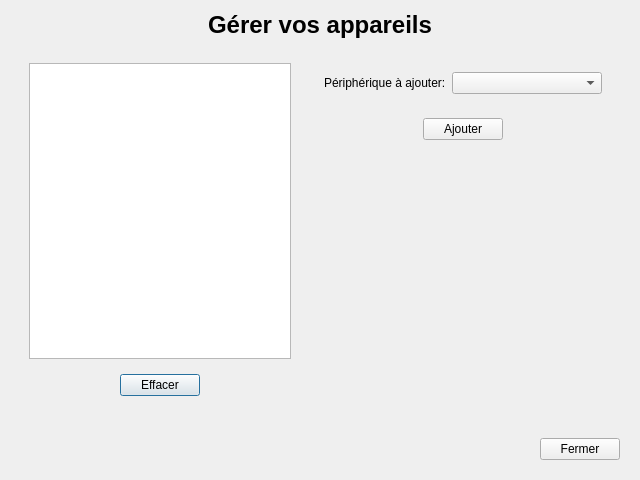
<?xml version="1.0" encoding="UTF-8"?>
<ui version="4.0">
 <class>FenetreGererAppareils</class>
 <widget class="QDialog" name="FenetreGererAppareils">
  <property name="geometry">
   <rect>
    <x>0</x>
    <y>0</y>
    <width>640</width>
    <height>480</height>
   </rect>
  </property>
  <property name="windowTitle">
   <string>Gérer les appareils</string>
  </property>
  <layout class="QVBoxLayout" name="verticalLayout_3">
   <item>
    <widget class="QLabel" name="labelTitre">
     <property name="text">
      <string>&lt;!DOCTYPE HTML PUBLIC &quot;-//W3C//DTD HTML 4.0//EN&quot; &quot;http://www.w3.org/TR/REC-html40/strict.dtd&quot;&gt;
&lt;html&gt;&lt;head&gt;&lt;meta name=&quot;qrichtext&quot; content=&quot;1&quot; /&gt;&lt;style type=&quot;text/css&quot;&gt;
p, li { white-space: pre-wrap; }
&lt;/style&gt;&lt;/head&gt;&lt;body style=&quot; font-family:'Ubuntu'; font-size:11pt; font-weight:400; font-style:normal;&quot;&gt;
&lt;p style=&quot; margin-top:0px; margin-bottom:0px; margin-left:0px; margin-right:0px; -qt-block-indent:0; text-indent:0px;&quot;&gt;&lt;span style=&quot; font-family:'Droid Sans'; font-size:18pt; font-weight:600;&quot;&gt;Gérer vos appareils&lt;/span&gt;&lt;/p&gt;&lt;/body&gt;&lt;/html&gt;</string>
     </property>
     <property name="alignment">
      <set>Qt::AlignCenter</set>
     </property>
    </widget>
   </item>
   <item>
    <widget class="QWidget" name="conteneurCentre" native="true">
     <layout class="QHBoxLayout" name="horizontalLayout_5">
      <item>
       <widget class="QWidget" name="conteneurListe" native="true">
        <layout class="QVBoxLayout" name="verticalLayout">
         <item>
          <widget class="QListWidget" name="listWidget"/>
         </item>
         <item>
          <widget class="QWidget" name="conteneurBoutonsListe" native="true">
           <layout class="QHBoxLayout" name="horizontalLayout_2">
            <item>
             <spacer name="horizontalSpacer_2">
              <property name="orientation">
               <enum>Qt::Horizontal</enum>
              </property>
              <property name="sizeHint" stdset="0">
               <size>
                <width>40</width>
                <height>20</height>
               </size>
              </property>
             </spacer>
            </item>
            <item>
             <widget class="QPushButton" name="boutonEffacer">
              <property name="text">
               <string>Effacer</string>
              </property>
             </widget>
            </item>
            <item>
             <spacer name="horizontalSpacer_3">
              <property name="orientation">
               <enum>Qt::Horizontal</enum>
              </property>
              <property name="sizeHint" stdset="0">
               <size>
                <width>40</width>
                <height>20</height>
               </size>
              </property>
             </spacer>
            </item>
           </layout>
          </widget>
         </item>
        </layout>
       </widget>
      </item>
      <item>
       <widget class="QWidget" name="conteneurAjout" native="true">
        <layout class="QVBoxLayout" name="verticalLayout_2">
         <item>
          <widget class="QWidget" name="conteneurLigneAjout" native="true">
           <layout class="QHBoxLayout" name="horizontalLayout_3">
            <item>
             <widget class="QLabel" name="labelPeripheriques">
              <property name="text">
               <string>Périphérique à ajouter:</string>
              </property>
             </widget>
            </item>
            <item>
             <widget class="QComboBox" name="comboBox">
              <property name="minimumSize">
               <size>
                <width>150</width>
                <height>0</height>
               </size>
              </property>
              <property name="maximumSize">
               <size>
                <width>150</width>
                <height>16777215</height>
               </size>
              </property>
             </widget>
            </item>
           </layout>
          </widget>
         </item>
         <item>
          <widget class="QWidget" name="conteneurBoutonAjouter" native="true">
           <layout class="QHBoxLayout" name="horizontalLayout_4">
            <item>
             <spacer name="horizontalSpacer_4">
              <property name="orientation">
               <enum>Qt::Horizontal</enum>
              </property>
              <property name="sizeHint" stdset="0">
               <size>
                <width>40</width>
                <height>20</height>
               </size>
              </property>
             </spacer>
            </item>
            <item>
             <widget class="QPushButton" name="boutonAjouter">
              <property name="text">
               <string>Ajouter</string>
              </property>
             </widget>
            </item>
            <item>
             <spacer name="horizontalSpacer_5">
              <property name="orientation">
               <enum>Qt::Horizontal</enum>
              </property>
              <property name="sizeHint" stdset="0">
               <size>
                <width>40</width>
                <height>20</height>
               </size>
              </property>
             </spacer>
            </item>
           </layout>
          </widget>
         </item>
         <item>
          <spacer name="verticalSpacer">
           <property name="orientation">
            <enum>Qt::Vertical</enum>
           </property>
           <property name="sizeHint" stdset="0">
            <size>
             <width>20</width>
             <height>40</height>
            </size>
           </property>
          </spacer>
         </item>
        </layout>
       </widget>
      </item>
     </layout>
    </widget>
   </item>
   <item>
    <widget class="QWidget" name="conteneurBoutonFermer" native="true">
     <layout class="QHBoxLayout" name="horizontalLayout">
      <item>
       <spacer name="horizontalSpacer">
        <property name="orientation">
         <enum>Qt::Horizontal</enum>
        </property>
        <property name="sizeHint" stdset="0">
         <size>
          <width>40</width>
          <height>20</height>
         </size>
        </property>
       </spacer>
      </item>
      <item>
       <widget class="QPushButton" name="boutonFermer">
        <property name="text">
         <string>Fermer</string>
        </property>
       </widget>
      </item>
     </layout>
    </widget>
   </item>
  </layout>
 </widget>
 <resources/>
 <connections/>
</ui>
